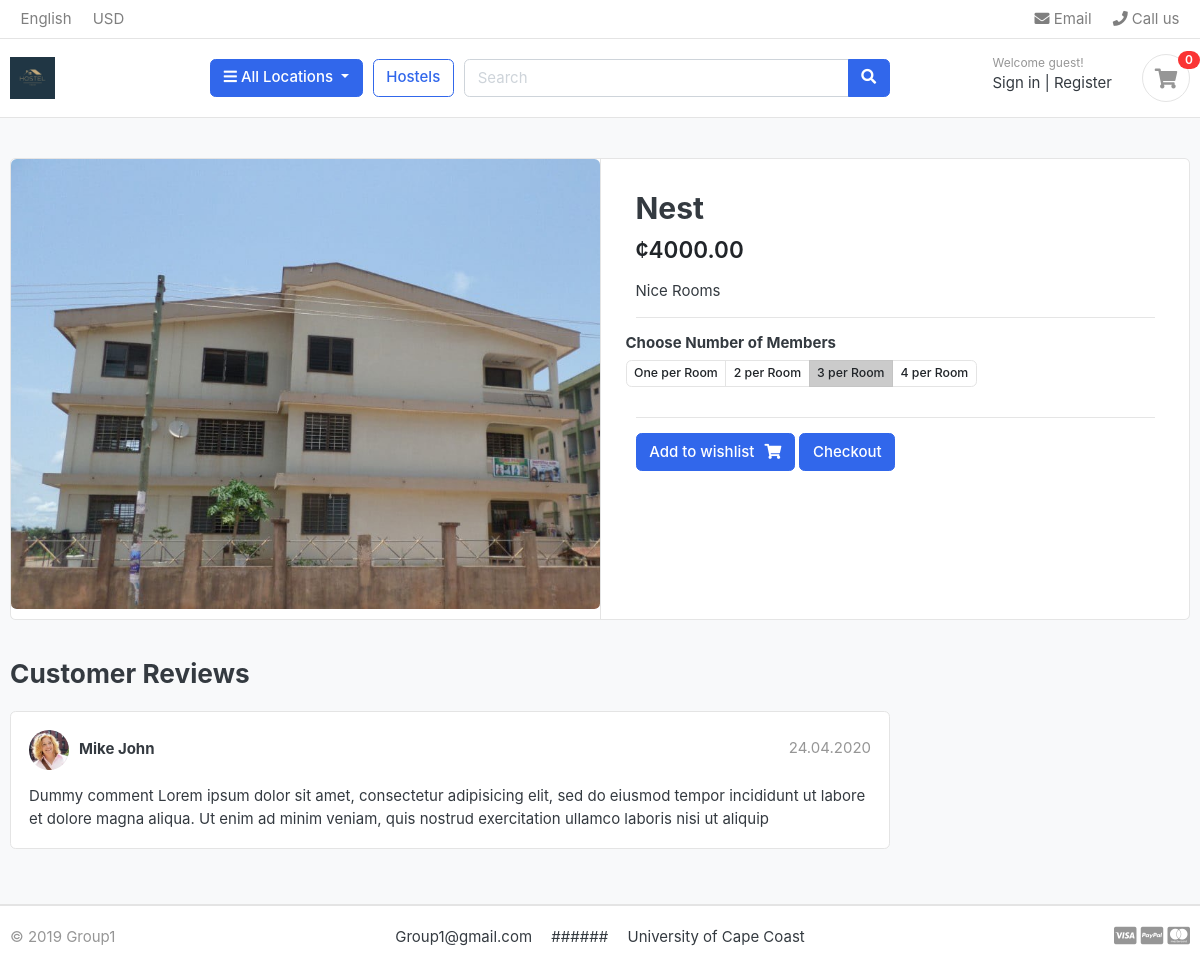
The page /2024/2/18/nest/ on the database its author committed.
### hostels/models.py (models this page shows, shortened)
class Hostel(models.Model):
    hostel_name = models.CharField(max_length=200)
    hostel_location = models.ForeignKey(Location, on_delete=models.CASCADE)
    slug = models.CharField(max_length=400,  unique=True)
    stock = models.IntegerField()
    is_available = models.BooleanField(default=True)
    created_date = models.DateTimeField(auto_now_add=True)
    updated_date = models.DateTimeField(auto_now=True)
    hostel_manager = models.ForeignKey(User, on_delete=models.CASCADE)
    hostel_price = models.DecimalField(max_digits=15, decimal_places=2)
    hostel_description = models.TextField()
    hostel_image = models.ImageField(upload_to='hostel_main_image')
    hostel_bedroom = models.ImageField(upload_to='hostel_bedroom', blank=True)
    hostel_kitchen = models.ImageField(upload_to='hostel_kitchen', blank=True)
    hostel_washroom = models.ImageField(
        upload_to='hostel_washroom', blank=True)
    objects = models.Manager()
    hostelAvailable = HostelAvailable()

### hostels/views.py (the view)
def hostel_details(request, year, month, day, hostel):
    hostels = get_object_or_404(
        Hostel,
        created_date__year=year,
        created_date__month=month,
        created_date__day=day,
        slug=hostel,
        is_available=True,
    )
    return render(request, 'hostels/hostel_details.html', {'hostels': hostels})

### category/context_processor.py (called while the page is built)
def menu_links(request):
    links = Location.objects.all()
    return {'links':links}

### category/models.py (called while the page is built)
    def get_absolute_url(self):
        return reverse("hostels:hostels_by_location", args=[self.slug])

### hostels/templates/hostels/hostel_details.html (shortened to what this page needs)
{% extends "hostels/base.html" %}
{% block content %}
<section class="section-content padding-y bg">
	<div class="container">
<div class="card">
	<div class="row no-gutters">
		<aside class="col-md-6">
<article class="gallery-wrap">
	<div class="img-big-wrap">
		<a href="#"><img src="{{ hostels.hostel_image.url }}"></a>
	</div>
</article>
</aside>
<main class="col-md-6 border-left">
<article class="content-body">
	<h2 class="title">{{ hostels.hostel_name}}</h2>
	<div class="mb-3">
		<var class="price h4">&cent;{{ hostels.hostel_price}}</var>
</div>
<p>{{ hostels.hostel_description}}</p>
<hr>
	<div class="row">
		<div class="item-option-select">
			<h6>Choose Number of Members</h6>
			<div class="btn-group btn-group-sm btn-group-toggle" data-toggle="buttons">
				<label class="btn btn-light">
			    <input type="radio" name="radio_color"> One per Room
			</label>
			<label class="btn btn-light">
				<input type="radio" name="radio_color" > 2 per Room
			</label>
			  <label class="btn btn-light active">
			    <input type="radio" name="radio_color checked"> 3 per Room
			  </label>
			  <label class="btn btn-light">
			    <input type="radio" name="radio_color"> 4 per Room
			  </label>
			</div>
		</div>
	</div>
	<hr>
	<a href="{% url "wishlist:add_wishlist" hostels.id %}" class="btn  btn-primary"><span class="text">Add to wishlist</span><i class="fas fa-shopping-cart"></i></a>
	<a href="#" class="btn  btn-primary"><span class="text">Checkout</span></a>
</article>
		</main>
	</div>
</div>
<br>
<div class="row">
	<div class="col-md-9">
		<header class="section-heading">
			<h3>Customer Reviews </h3>
		</header>
		<article class="box mb-3">
		<div class="icontext w-100">
			<img src="./images/avatars/avatar1.jpg" class="img-xs icon rounded-circle">
			<div class="text">
				<span class="date text-muted float-md-right">24.04.2020 </span>
				<h6 class="mb-1">Mike John </h6>
			</div>
		</div>
		<div class="mt-3">
			<p>
				Dummy comment Lorem ipsum dolor sit amet, consectetur adipisicing elit, sed do eiusmod
				tempor incididunt ut labore et dolore magna aliqua. Ut enim ad minim veniam,
				quis nostrud exercitation ullamco laboris nisi ut aliquip
			</p>
		</div>
	</article>
	</div>
</div>
</div>
</section>
{% endblock content %}

### hostels/static/hostels/css/ui.css (style rules this page uses)
html { font-family: "Inter", sans-serif; font-size: 15px; }
.content-body { flex: 1 1 auto; padding: 2rem 2.3rem; }
.img-xs, .img-sm, .img-md, .img-lg { -o-object-fit: cover; object-fit: cover; flex-shrink: 0; flex-grow: 0; }
.img-xs { width: 40px; height: 40px; }
.padding-y { padding-top: 40px; padding-bottom: 40px; }
var { font-style: normal; }
article:after, .form-group:after { display: block; clear: both; content: ""; }
.bg { background-color: #f8f9fa; }
.section-heading { margin-bottom: 20px; margin-top: 15px; }
p:last-child { margin-bottom: 0; }
.btn-light { background-color: #fff; border-color: #e4e4e4; }
.btn .text + i { margin-left: 10px; }
.icontext { display: inline-flex; align-items: center; vertical-align: middle; }
.icontext .text { width: 100%; line-height: 1.2; }
.icontext .icon { position: relative; margin-right: 10px; flex-shrink: 0; flex-grow: 0; }
.price { font-weight: 600; color: #212529; }
.box { padding: 18px; background: #fff; border-radius: 0.37rem; border: 1px solid #e4e4e4; }
.box img { max-width: 100%; }
.gallery-wrap .img-big-wrap { margin-bottom: 10px; border-radius: 0.37rem; overflow: hidden; background-color: #fff; }
.gallery-wrap .img-big-wrap a { text-align: center; display: block; }
.gallery-wrap .img-big-wrap img { height: 450px; width: auto; display: inline-block; }
.item-option-select { margin-bottom: 1rem; display: inline-block; margin-right: 15px; }
.item-option-select .btn { min-width: 80px; }

### rows shown on the page
Hostel: hostel_image (picture), hostel_name "Nest", hostel_price "4000.00", hostel_description "Nice Rooms"
